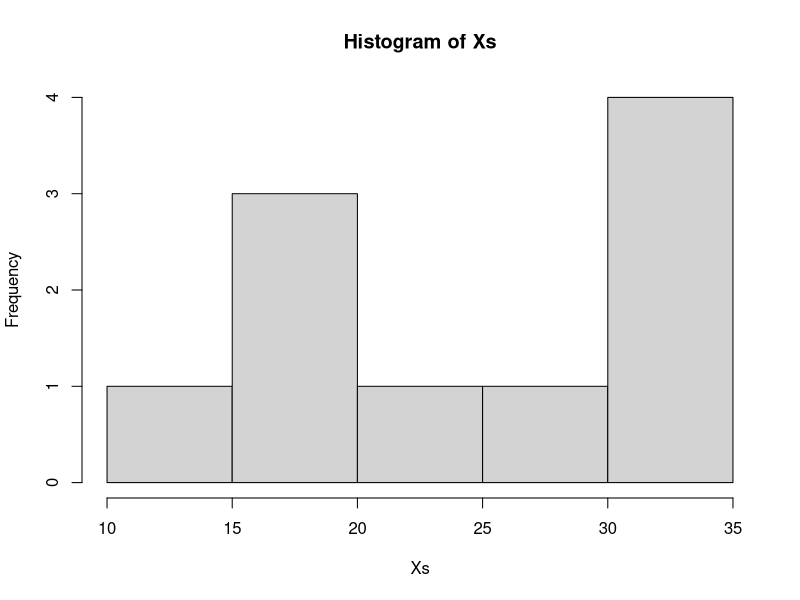

Recreate this plot in R.
##########################
# TRUE AND OBSERVED SCORES
##########################
# author: Giorgio Arcra
# ver: 13/10/2023

#################
# DESCRIPTION
###################
# this is a short script to simulate some properties of True and Observed scores
# under assumptions of classical test theory


# X = observed score
# T = True score
# E = error

# E = N(0, sd) # error is distributed "by definition" as a normal variable with 0 mean and a given standard deviation sd

##########################
## simulation paramters
#########################
T = 20 # true score
E.sd = 10 # Error  (sd)
n.obs = 10 # number of observation

# data simulation
Xs = NULL
for (iE in 1:n.obs){
  E = rnorm(1, mean = 0, sd = E.sd)
  Xs[iE] = T + E
}

mean(Xs) # calculate mean of Observed scores
hist(Xs) # histogram of observed scores
